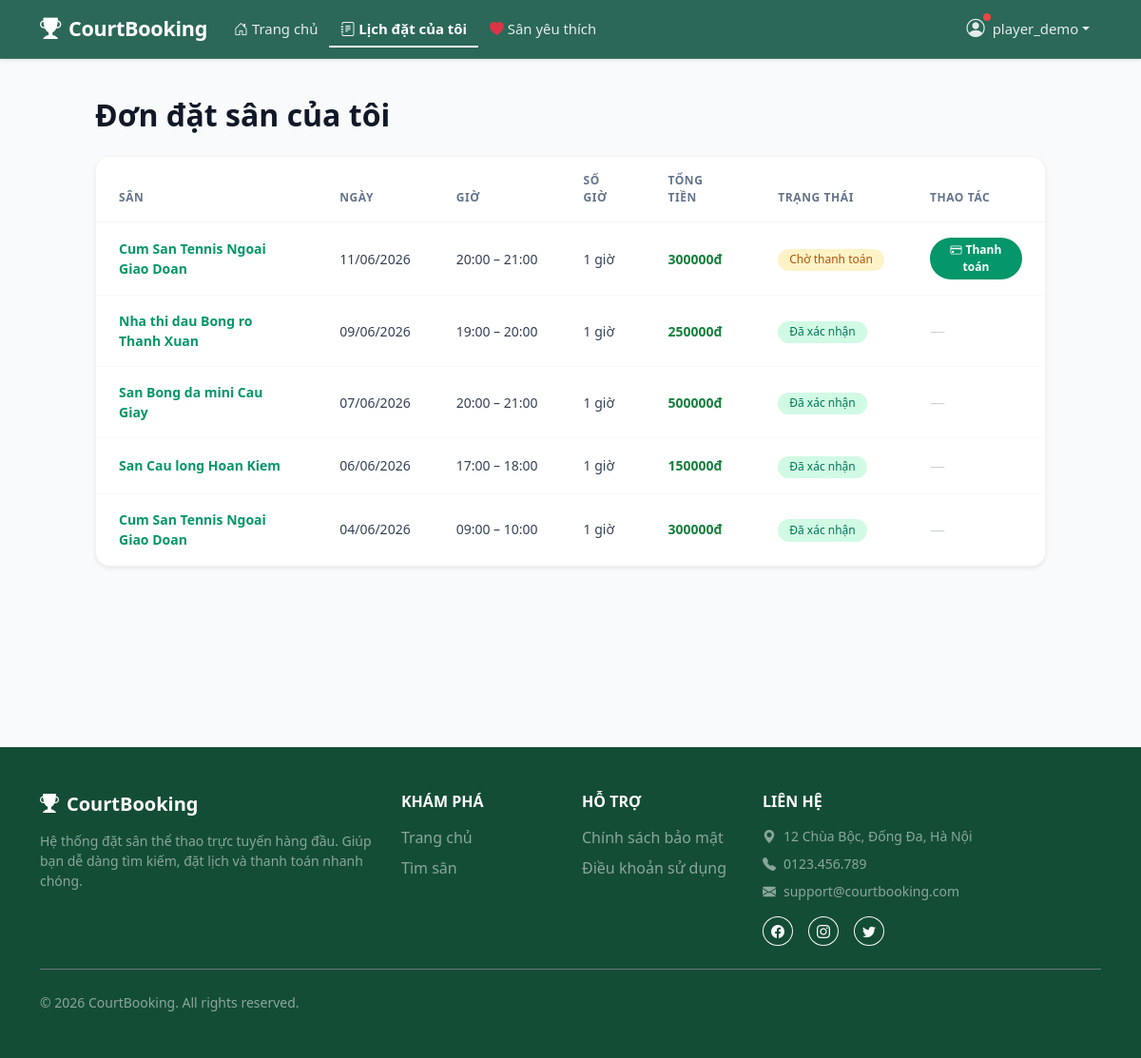
/bookings/my/ (signed in), run on the app's committed database.
### accounts/models.py (models this page shows, shortened)
class User(AbstractUser):
    ROLE_CHOICES = [
        ('guest',  'Khách'),
        ('player', 'Người chơi'),
        ('owner',  'Chủ sân'),
        ('admin',  'Quản trị'),
    ]
    phone = models.CharField(max_length=15, blank=True)
    role  = models.CharField(max_length=10, choices=ROLE_CHOICES, default='player')

### bookings/models.py (models this page shows, shortened)
class Booking(models.Model):
    STATUS_CHOICES = [
        ('pending',   'Chờ duyệt'),
        ('confirmed', 'Đã xác nhận'),
        ('cancelled', 'Đã huỷ'),
    ]
    court          = models.ForeignKey(
        'courts.Court',
        on_delete=models.CASCADE,
        related_name='bookings',
        verbose_name='Sân'
    )
    user           = models.ForeignKey(
        settings.AUTH_USER_MODEL,
        on_delete=models.CASCADE,
        related_name='bookings',
        verbose_name='Người đặt'
    )
    date           = models.DateField(verbose_name='Ngày chơi')
    start_time     = models.TimeField(verbose_name='Giờ bắt đầu')
    duration_hours = models.PositiveSmallIntegerField(
        verbose_name='Số giờ',
        validators=[MinValueValidator(1), MaxValueValidator(4)]
    )
    promotion       = models.ForeignKey(
        'promotions.Promotion',
        on_delete=models.SET_NULL,
        null=True, blank=True,
        verbose_name='Mã khuyến mãi'
    )
    discount_amount = models.DecimalField(
        max_digits=10, decimal_places=0,
        default=0,
        verbose_name='Số tiền giảm'
    )
    total_price    = models.DecimalField(
        max_digits=10, decimal_places=0,
        verbose_name='Tổng tiền (VNĐ)'
    )
    status         = models.CharField(
        max_length=20,
        choices=STATUS_CHOICES,
        default='pending',
        verbose_name='Trạng thái'
    )
    created_at     = models.DateTimeField(auto_now_add=True, verbose_name='Ngày tạo')
    class Meta:
        ordering = ['-created_at']
        unique_together = ('court', 'date', 'start_time')  # Chống trùng lịch ở DB level
        verbose_name = 'Đặt sân'
        verbose_name_plural = 'Danh sách đặt sân'
    @property
    def end_time(self):
        dt = datetime.combine(datetime.today(), self.start_time)
        return (dt + timedelta(hours=self.duration_hours)).time()

### courts/models.py (models this page shows, shortened)
class Court(models.Model):
    COURT_TYPE_CHOICES = [
        ('badminton',  'Cầu lông'),
        ('football',   'Bóng đá'),
        ('pickleball', 'Pickleball'),
        ('basketball', 'Bóng rổ'),
        ('tennis',     'Tennis'),
    ]
    DISTRICT_CHOICES = [
        ('cau_giay',     'Cầu Giấy'),
        ('dong_da',      'Đống Đa'),
        ('hai_ba_trung', 'Hai Bà Trưng'),
        ('hoan_kiem',    'Hoàn Kiếm'),
        ('thanh_xuan',   'Thanh Xuân'),
        ('ha_dong',      'Hà Đông'),
        ('bac_tu_liem',  'Bắc Từ Liêm'),
        ('nam_tu_liem',  'Nam Từ Liêm'),
        ('khac',         'Khác'),
    ]
    name           = models.CharField(max_length=200, verbose_name='Tên sân')
    court_type     = models.CharField(max_length=20, choices=COURT_TYPE_CHOICES, verbose_name='Loại sân')
    address        = models.CharField(max_length=300, verbose_name='Địa chỉ')
    district       = models.CharField(max_length=20, choices=DISTRICT_CHOICES, default='khac',
                                      blank=True, verbose_name='Quận/Huyện')
    description    = models.TextField(blank=True, verbose_name='Mô tả')
    price_per_hour = models.DecimalField(max_digits=10, decimal_places=0, verbose_name='Giá thuê/giờ (VNĐ)')
    image          = models.ImageField(upload_to='courts/', blank=True, null=True, verbose_name='Ảnh sân')
    is_active      = models.BooleanField(default=True, verbose_name='Đang hoạt động')
    owner          = models.ForeignKey(
        settings.AUTH_USER_MODEL,
        on_delete=models.SET_NULL,
        null=True,
        blank=True,
        related_name='owned_courts',
        verbose_name='Chủ sân',
    )
    created_at     = models.DateTimeField(auto_now_add=True, verbose_name='Ngày tạo')
    class Meta:
        ordering = ['-created_at']
        verbose_name = 'Sân'
        verbose_name_plural = 'Danh sách sân'

### bookings/views.py (the view)
# urls.py: path('my/', views.booking_list, name='booking_list'),
@login_required
def booking_list(request):
    bookings_qs = Booking.objects.filter(user=request.user).select_related('court', 'promotion')
    paginator   = Paginator(bookings_qs, 10)
    page_number = request.GET.get('page')
    page_obj    = paginator.get_page(page_number)
    return render(request, 'bookings/my_bookings.html', {'page_obj': page_obj})

### bookings/templates/bookings/my_bookings.html (shortened to what this page needs)
{% extends 'base.html' %}
{% load humanize %}
{% block content %}
<div style="background-color: #f9fafb; min-height: calc(100vh - 76px); padding-top: 2.5rem; padding-bottom: 4rem;">
    <div class="container" style="max-width: 1024px;">
        <h2 class="fw-bold mb-4" style="color: #111827;">Đơn đặt sân của tôi</h2>
        {% if page_obj %}
            <div class="bg-white rounded-4 shadow-sm" style="overflow: hidden; border: 1px solid #f3f4f6;">
                <div class="table-responsive">
                    <table class="table table-hover align-middle mb-0" style="border-collapse: collapse;">
                        <thead style="background-color: #f8fafc; border-bottom: 1px solid #f1f5f9;">
                            <tr>
                                <th style="padding: 1rem 1.5rem; font-size: 0.75rem; color: #64748b; font-weight: 600; letter-spacing: 0.05em; border-bottom: none;" class="text-uppercase">Sân</th>
                                <th style="padding: 1rem 1.5rem; font-size: 0.75rem; color: #64748b; font-weight: 600; letter-spacing: 0.05em; border-bottom: none;" class="text-uppercase">Ngày</th>
                                <th style="padding: 1rem 1.5rem; font-size: 0.75rem; color: #64748b; font-weight: 600; letter-spacing: 0.05em; border-bottom: none;" class="text-uppercase">Giờ</th>
                                <th style="padding: 1rem 1.5rem; font-size: 0.75rem; color: #64748b; font-weight: 600; letter-spacing: 0.05em; border-bottom: none;" class="text-uppercase">Số giờ</th>
                                <th style="padding: 1rem 1.5rem; font-size: 0.75rem; color: #64748b; font-weight: 600; letter-spacing: 0.05em; border-bottom: none;" class="text-uppercase">Tổng tiền</th>
                                <th style="padding: 1rem 1.5rem; font-size: 0.75rem; color: #64748b; font-weight: 600; letter-spacing: 0.05em; border-bottom: none;" class="text-uppercase">Trạng thái</th>
                                <th style="padding: 1rem 1.5rem; font-size: 0.75rem; color: #64748b; font-weight: 600; letter-spacing: 0.05em; border-bottom: none;" class="text-uppercase">Thao tác</th>
                            </tr>
                        </thead>
                        <tbody>
                            {% for booking in page_obj %}
                            <tr style="border-bottom: 1px solid #f8fafc; transition: background-color 0.2s;">
                                <td style="padding: 1rem 1.5rem; font-size: 0.875rem; border-bottom: none;">
                                    <a href="{% url 'courts:court_detail' booking.court.pk %}"
                                       class="text-decoration-none fw-bold" style="color: #059669;">
                                        {{ booking.court.name }}
                                    </a>
                                </td>
                                <td style="padding: 1rem 1.5rem; font-size: 0.875rem; color: #334155; border-bottom: none;">{{ booking.date|date:"d/m/Y" }}</td>
                                <td class="text-nowrap" style="padding: 1rem 1.5rem; font-size: 0.875rem; color: #334155; border-bottom: none;">
                                    {{ booking.start_time|time:"H:i" }} – {{ booking.end_time|time:"H:i" }}
                                </td>
                                <td style="padding: 1rem 1.5rem; font-size: 0.875rem; color: #334155; border-bottom: none;">{{ booking.duration_hours }} giờ</td>
                                <td style="padding: 1rem 1.5rem; font-size: 0.875rem; border-bottom: none;">
                                    <div class="text-success fw-bold">{{ booking.total_price|intcomma }}đ</div>
                                </td>
                                <td style="padding: 1rem 1.5rem; border-bottom: none;">
                                    {% if booking.status == 'confirmed' %}
                                        <span class="badge rounded-pill" style="background-color: #d1fae5; color: #047857; padding: 0.35rem 0.75rem; font-size: 0.75rem; font-weight: 500;">Đã xác nhận</span>
                                    {% elif booking.status == 'pending' %}
                                        <span class="badge rounded-pill" style="background-color: #fef3c7; color: #b45309; padding: 0.35rem 0.75rem; font-size: 0.75rem; font-weight: 500;">Chờ thanh toán</span>
                                    {% else %}
                                        <span class="badge rounded-pill" style="background-color: #f1f5f9; color: #475569; padding: 0.35rem 0.75rem; font-size: 0.75rem; font-weight: 500;">Đã huỷ</span>
                                    {% endif %}
                                </td>
                                <td style="padding: 1rem 1.5rem; border-bottom: none;">
                                    {% if booking.status == 'pending' %}
                                        <a href="{% url 'payments:payment_process' booking.pk %}"
                                           class="btn btn-sm text-white" style="background-color: #059669; border: none; border-radius: 50rem; padding: 0.25rem 0.75rem; font-size: 0.75rem; font-weight: 600;">
                                            <i class="bi bi-credit-card me-1"></i>Thanh toán
                                        </a>
                                    {% else %}
                                        <span style="color: #cbd5e1;">—</span>
                                    {% endif %}
                                </td>
                            </tr>
                            {% endfor %}
                        </tbody>
                    </table>
                </div>
            </div>
        {% else %}
            <div class="bg-white rounded-4 shadow-sm p-5 text-center" style="border: 1px solid #f3f4f6;">
                {% include 'partials/empty_state.html' with icon='bi-calendar2-x' title='Chưa có đơn đặt sân' description='Bạn chưa đặt sân nào. Tìm và đặt ngay hôm nay!' cta_url='/' cta_text='Tìm sân ngay' %}
            </div>
        {% endif %}
    </div>
</div>
{% endblock %}

### templates/partials/header.html (shortened to what this page needs)
<nav class="navbar navbar-expand-lg navbar-dark shadow-sm sticky-top" style="background-color: rgba(6, 78, 59, 0.85) !important; backdrop-filter: blur(12px); -webkit-backdrop-filter: blur(12px); border-bottom: 1px solid rgba(255, 255, 255, 0.1);">
    <div class="container">
        <a class="navbar-brand fw-bold d-flex align-items-center" href="{% url 'courts:court_list' %}">
            <i class="bi bi-trophy-fill me-2" style="font-size: 1.4rem;"></i>
            CourtBooking
        </a>
        <div class="collapse navbar-collapse" id="navbarMain">
            <ul class="navbar-nav me-auto mb-2 mb-lg-0">
                <li class="nav-item">
                    <a class="nav-link {% if request.resolver_match.view_name == 'courts:court_list' %}active-link{% endif %}" href="{% url 'courts:court_list' %}">
                        <i class="bi bi-house-door me-1"></i>Trang chủ
                    </a>
                </li>
                {% if user.is_authenticated %}
                    {% if request.session.role == 'player' %}
                    <li class="nav-item">
                        <a class="nav-link {% if request.resolver_match.view_name == 'bookings:booking_list' %}active-link{% endif %}" href="{% url 'bookings:booking_list' %}">
                            <i class="bi bi-journal-text me-1"></i>Lịch đặt của tôi
                        </a>
                    </li>
                    <li class="nav-item">
                        <a class="nav-link {% if request.resolver_match.view_name == 'courts:favorite_list' %}active-link{% endif %}" href="{% url 'courts:favorite_list' %}">
                            <i class="bi bi-heart-fill me-1 text-danger"></i>Sân yêu thích
                        </a>
                    </li>
                    {% endif %}
                {% endif %}
            </ul>
            <ul class="navbar-nav ms-auto mb-2 mb-lg-0">
                {% if user.is_authenticated %}
                    <li class="nav-item dropdown">
                        <a class="nav-link dropdown-toggle d-flex align-items-center"
                           href="#" role="button"
                           data-bs-toggle="dropdown" aria-expanded="false">
                            <span class="position-relative d-inline-block me-1">
                                <i class="bi bi-person-circle" style="font-size: 1.2rem;"></i>
                                <span class="notify-dot"></span>
                            </span>
                            {{ user.username }}
                        </a>
                    </li>
                {% endif %}
            </ul>
        </div>
    </div>
</nav>

### static/css/style.css (style rules this page uses)
:root { --primary: #15803d; --primary-dark: #0f6030; --primary-light: #dcfce7; --primary-muted: rgba(21, 128, 61, 0.06); --text-muted: #6b7280; --border: #e5e7eb; --shadow-sm: 0 1px 3px rgba(0,0,0,.08), 0 1px 2px rgba(0,0,0,.05); --shadow-md: 0 4px 12px rgba(0,0,0,.12), 0 2px 6px rgba(0,0,0,.07); --shadow-hover: 0 8px 24px rgba(0,0,0,.14), 0 4px 8px rgba(0,0,0,.08); --radius-card: 14px; --radius-img: 12px 12px 0 0; }
.card, .btn, a { transition: all 0.2s ease; }
.navbar { background-color: var(--primary) !important; box-shadow: 0 2px 8px rgba(0,0,0,.15); }
.navbar-brand { font-size: 1.35rem; letter-spacing: -.3px; }
.navbar .nav-link { color: rgba(255,255,255,.88) !important; font-size: .93rem; padding-left: .75rem !important; padding-right: .75rem !important; }
.text-success { color: var(--primary) !important; }
html { scroll-behavior: smooth; }
body { animation: pageFadeIn 0.4s ease-out; }
.navbar { transition: box-shadow 0.25s ease !important; }
.btn { transition: transform 0.15s ease, box-shadow 0.15s ease, background-color 0.2s ease, border-color 0.2s ease !important; }
.notify-dot { position: absolute; top: -2px; right: -2px; width: 8px; height: 8px; background-color: #ef4444; border-radius: 50%; animation: pulseDot 2s cubic-bezier(0.4, 0, 0.6, 1) infinite; }
.navbar-nav .nav-link { position: relative; transition: all 0.3s ease-in-out !important; display: inline-flex !important; align-items: center; }
.navbar-nav .nav-link i { margin-right: 0.25rem !important; transition: margin-right 0.3s ease-in-out !important; }
.navbar-nav .nav-link.active-link { color: #ffffff !important; font-weight: 700; }
.navbar-nav .nav-link.active-link::after { content: ''; position: absolute; bottom: 0px; left: 0; width: 100%; height: 2px; background-color: #ffffff; border-radius: 2px; transition: width 0.3s ease-in-out; }

### data on the page
User: username "player_demo"
Booking: court.name "Cum San Tennis Ngoai Giao Doan", date "11/06/2026", start_time "20:00", end_time "21:00", duration_hours "1", total_price "300000", status "Chờ thanh toán"
Booking: court.name "Nha thi dau Bong ro Thanh Xuan", date "09/06/2026", start_time "19:00", end_time "20:00", duration_hours "1", total_price "250000", status "Đã xác nhận"
Booking: court.name "San Bong da mini Cau Giay", date "07/06/2026", start_time "20:00", end_time "21:00", duration_hours "1", total_price "500000", status "Đã xác nhận"
Booking: court.name "San Cau long Hoan Kiem", date "06/06/2026", start_time "17:00", end_time "18:00", duration_hours "1", total_price "150000", status "Đã xác nhận"
Booking: court.name "Cum San Tennis Ngoai Giao Doan", date "04/06/2026", start_time "09:00", end_time "10:00", duration_hours "1", total_price "300000", status "Đã xác nhận"
